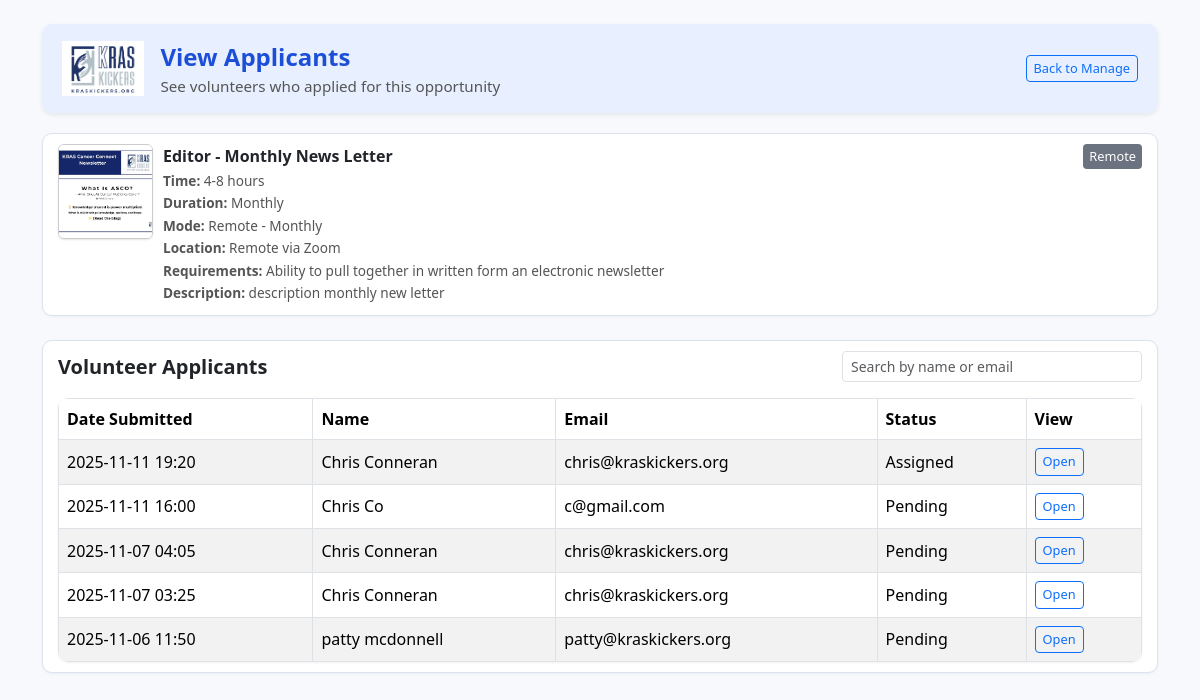
Page /applicants/2 on the committed database.
### tables this page shows
CREATE TABLE opportunities (
    id INTEGER PRIMARY KEY AUTOINCREMENT,
    title TEXT,
    time TEXT,
    duration TEXT,
    location TEXT,
    requirements TEXT,
    image TEXT,
    tags TEXT,
    closed INTEGER DEFAULT 0,
    closed_date TEXT
, desc TEXT, mode TEXT);

CREATE TABLE applications (
    id INTEGER PRIMARY KEY AUTOINCREMENT,
    first_name TEXT,
    last_name TEXT,
    email TEXT,
    phone TEXT,
    contact TEXT,
    title TEXT,
    time TEXT,
    duration TEXT,
    location TEXT,
    comments TEXT,
    status TEXT DEFAULT 'Pending',
    timestamp TEXT,
    history TEXT,
    notes TEXT
);

### app.py (the view)
@app.route("/applicants/<int:opp_id>")
def view_applicants(opp_id):
    conn = get_db_connection()
    opp_row = conn.execute(
        "SELECT * FROM opportunities WHERE id = ?", (opp_id,)
    ).fetchone()
    if opp_row is None:
        conn.close()
        return "Opportunity not found", 404
    applicants_rows = conn.execute(
        "SELECT * FROM applications WHERE title = ? ORDER BY timestamp DESC",
        (opp_row["title"],),
    ).fetchall()
    conn.close()
    opportunity = dict(opp_row)
    tags_raw = opportunity.get("tags")
    if isinstance(tags_raw, str) and tags_raw.strip():
        try:
            opportunity["tags"] = json.loads(tags_raw)
        except json.JSONDecodeError:
            opportunity["tags"] = []
    elif tags_raw is None:
        opportunity["tags"] = []
    opportunity["frequency"] = opportunity.get("mode", "")
    applicants = dictify_rows(applicants_rows)
    return render_template(
        "applicants.html", opportunity=opportunity, applicants=applicants
    )

### app.py (called while the page is built)
def get_db_connection():
    conn = sqlite3.connect(DB_FILE)
    conn.row_factory = sqlite3.Row
    return conn

def dictify_rows(rows):
    return [dict(row) for row in rows]

### templates/applicants.html (shortened to what this page needs)
<!doctype html>
<html lang="en">
  <head>
    <link href="https://cdn.jsdelivr.net/npm/bootstrap@5.3.3/dist/css/bootstrap.min.css" rel="stylesheet">
  </head>
  <body class="p-4">
    <div class="container">
      <div class="header-box shadow-sm">
        <div class="header-bar">
          <div class="d-flex align-items-center gap-3">
            <img src="{{ url_for('static', filename='kras_logo.png') }}" alt="KRAS Kickers Logo" class="logo">
            <div>
              <div class="header-title">View Applicants</div>
              <div class="header-subtitle">See volunteers who applied for this opportunity</div>
            </div>
          </div>
          <a href="/manage" class="btn btn-outline-primary btn-sm">Back to Manage</a>
        </div>
      </div>
      <div class="opportunity-card mb-4">
        <div class="opportunity-content">
          {% if opportunity.image %}
          <img src="{{ url_for('static', filename=opportunity.image) }}" alt="{{ opportunity.title }}">
          {% endif %}
          <div class="flex-grow-1">
            <div class="card-title-row">
              <div class="card-title mb-0">{{ opportunity.title }}</div>
              <div class="tag-box-inline">
                {% if opportunity.tags %}
                  {% for tag in opportunity.tags %}
                    <span class="badge-tag" style="background-color: {{ tag.color }}">{{ tag.name }}</span>
                  {% endfor %}
                {% endif %}
              </div>
            </div>
            <div class="small-text"><b>Time:</b> {{ opportunity.time }}</div>
            <div class="small-text"><b>Duration:</b> {{ opportunity.duration }}</div>
            <div class="small-text"><b>Mode:</b> {{ opportunity.mode }}</div>
            <div class="small-text"><b>Location:</b> {{ opportunity.location }}</div>
            {% if opportunity.requirements %}
              <div class="small-text"><b>Requirements:</b> {{ opportunity.requirements }}</div>
            {% endif %}
            {% if opportunity.desc %}
              <div class="small-text"><b>Description:</b> {{ opportunity.desc }}</div>
            {% endif %}
          </div>
        </div>
      </div>
      <div class="opportunity-card">
        <div class="d-flex justify-content-between align-items-center mb-3">
          <h5 class="fw-bold mb-0">Volunteer Applicants</h5>
          <input id="searchInput" type="text" class="form-control form-control-sm search-input" placeholder="Search by name or email">
        </div>
        {% if applicants %}
        <table class="table table-striped table-bordered align-middle mb-0">
          <thead>
            <tr>
              <th>Date Submitted</th>
              <th>Name</th>
              <th>Email</th>
              <th>Status</th>
              <th>View</th>
            </tr>
          </thead>
          <tbody id="applicantsTable">
            {% for a in applicants %}
            <tr>
              <td>{{ a.timestamp }}</td>
              <td>{{ a.first_name }} {{ a.last_name }}</td>
              <td>{{ a.email }}</td>
              <td>{{ a.status }}</td>
              <td><a href="/volunteer/{{ a.id }}" class="btn btn-outline-primary btn-sm">Open</a></td>
            </tr>
            {% endfor %}
          </tbody>
        </table>
        {% else %}
          <p class="text-muted mb-0">No applicants yet for this opportunity.</p>
        {% endif %}
      </div>
    </div>
  </body>
</html>

### templates/applicants.html (style rules this page uses)
body { background-color: #f8f9fc; font-family: 'Segoe UI', Tahoma, Geneva, Verdana, sans-serif; }
.header-box { background-color: #e8f0ff; border-radius: 10px; padding: 15px 20px; margin-bottom: 20px; box-shadow: 0 1px 3px rgba(0, 0, 0, 0.05); }
.header-bar { display: flex; justify-content: space-between; align-items: center; flex-wrap: wrap; gap: 10px; }
.header-title { font-size: 1.5rem; font-weight: 700; color: #1d4ed8; }
.header-subtitle { font-size: 0.95rem; color: #555; }
.logo { height: 55px; width: auto; }
.search-input { max-width: 300px; }
.opportunity-card { background: white; border: 1px solid #dce3f0; border-radius: 10px; padding: 10px 15px; box-shadow: 0 1px 3px rgba(0, 0, 0, 0.05); }
.opportunity-content { display: flex; align-items: flex-start; gap: 10px; }
.opportunity-card img { width: 95px; height: 95px; object-fit: cover; border-radius: 6px; border: 1px solid #ccc; box-shadow: 0 1px 2px rgba(0, 0, 0, 0.1); flex-shrink: 0; }
.card-title-row { display: flex; align-items: center; justify-content: space-between; gap: 10px; margin-bottom: 2px; }
.card-title { font-weight: 600; font-size: 1rem; margin-bottom: 3px; }
.tag-box-inline { display: inline-flex; align-items: center; gap: 6px; flex-wrap: wrap; }
.badge-tag { font-size: 0.8rem; padding: 3px 6px; border-radius: 4px; color: white; }
.small-text { font-size: 0.85rem; color: #555; margin-bottom: 2px; }
.table { background: white; border-radius: 10px; overflow: hidden; box-shadow: 0 1px 3px rgba(0, 0, 0, 0.05); }
.table thead { background-color: #dbeafe; font-weight: 600; }
.table tbody tr:nth-child(even) { background-color: #f9fafb; }
.btn-sm { font-size: 0.8rem; padding: 3px 7px; }

### rows in the picture
opportunities: image (picture), title "Editor - Monthly News Letter", time "4-8 hours", duration "Monthly", mode "Remote - Monthly", location "Remote via Zoom", requirements "Ability to pull together in written form an electronic newsletter", desc "description monthly new letter"
applications: timestamp "2025-11-11 19:20", first_name "Chris", last_name "Conneran", email "chris@kraskickers.org", status "Assigned"
applications: timestamp "2025-11-11 16:00", first_name "Chris", last_name "Co", email "c@gmail.com", status "Pending"
applications: timestamp "2025-11-07 04:05", first_name "Chris", last_name "Conneran", email "chris@kraskickers.org", status "Pending"
applications: timestamp "2025-11-07 03:25", first_name "Chris", last_name "Conneran", email "chris@kraskickers.org", status "Pending"
applications: timestamp "2025-11-06 11:50", first_name "patty", last_name "mcdonnell", email "patty@kraskickers.org", status "Pending"

### other values in the picture
{{ tag.name }} "Remote"
